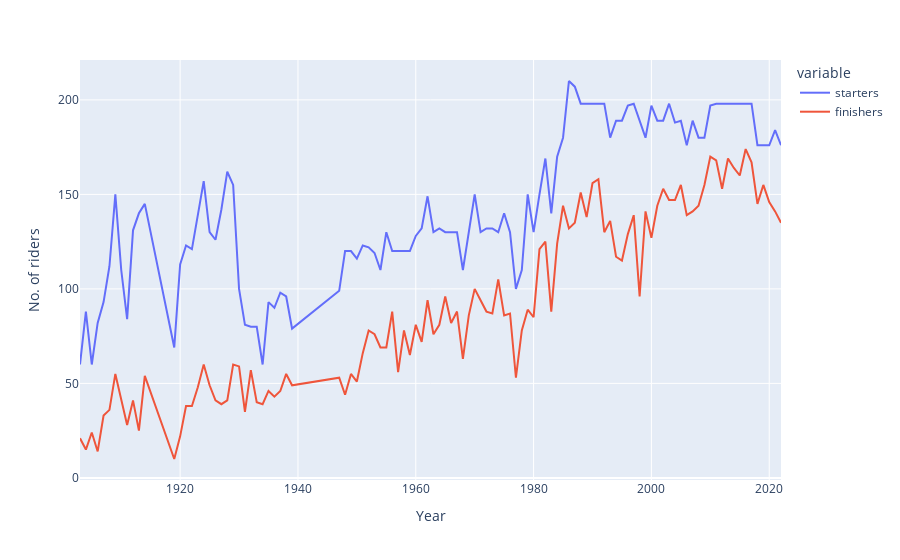
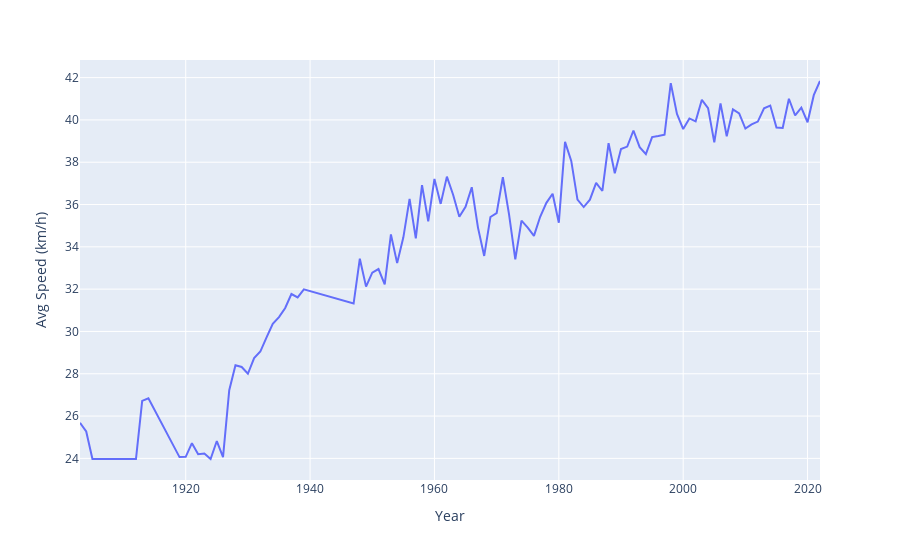
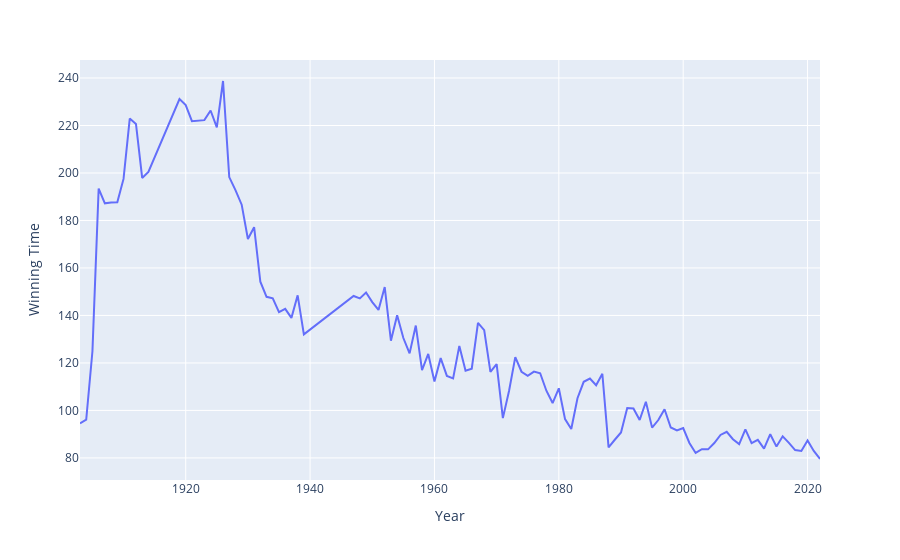
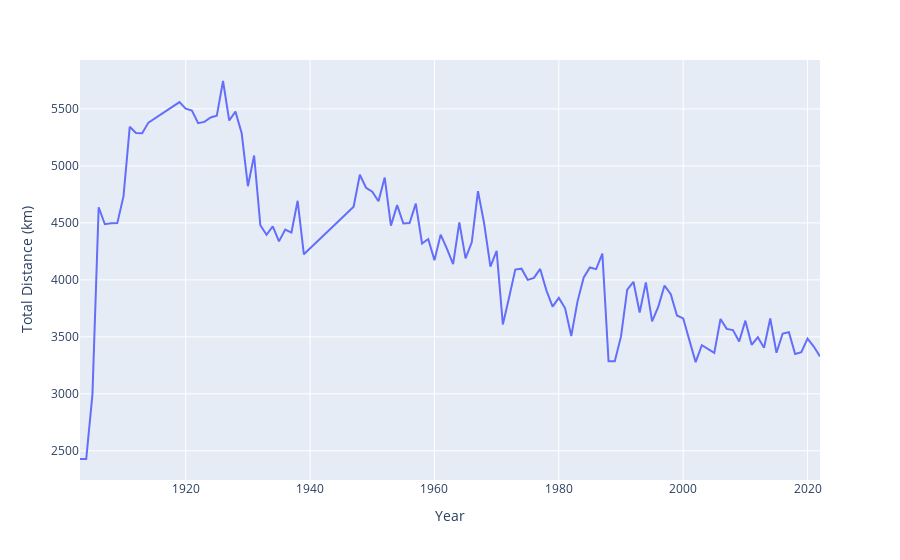

The notebook cell saved with these charts, in order:
### Code cell
starters_finishers = px.line(df, x=df.index, y=["starters", "finishers"], labels={"value": "No. of riders", "year": "Year"})
starters_finishers.show()

speed = px.line(df, x=df.index, y="avg_speed", labels={"avg_speed": "Avg Speed (km/h)", "year": "Year"})
speed.show()

winning_time = px.line(df, x=df.index, y="time_hours", labels={"time_hours": "Winning Time", "year": "Year"})
winning_time.show()

distance = px.line(df, x=df.index, y="km", labels={"km": "Total Distance (km)", "year": "Year"})
distance.show()
